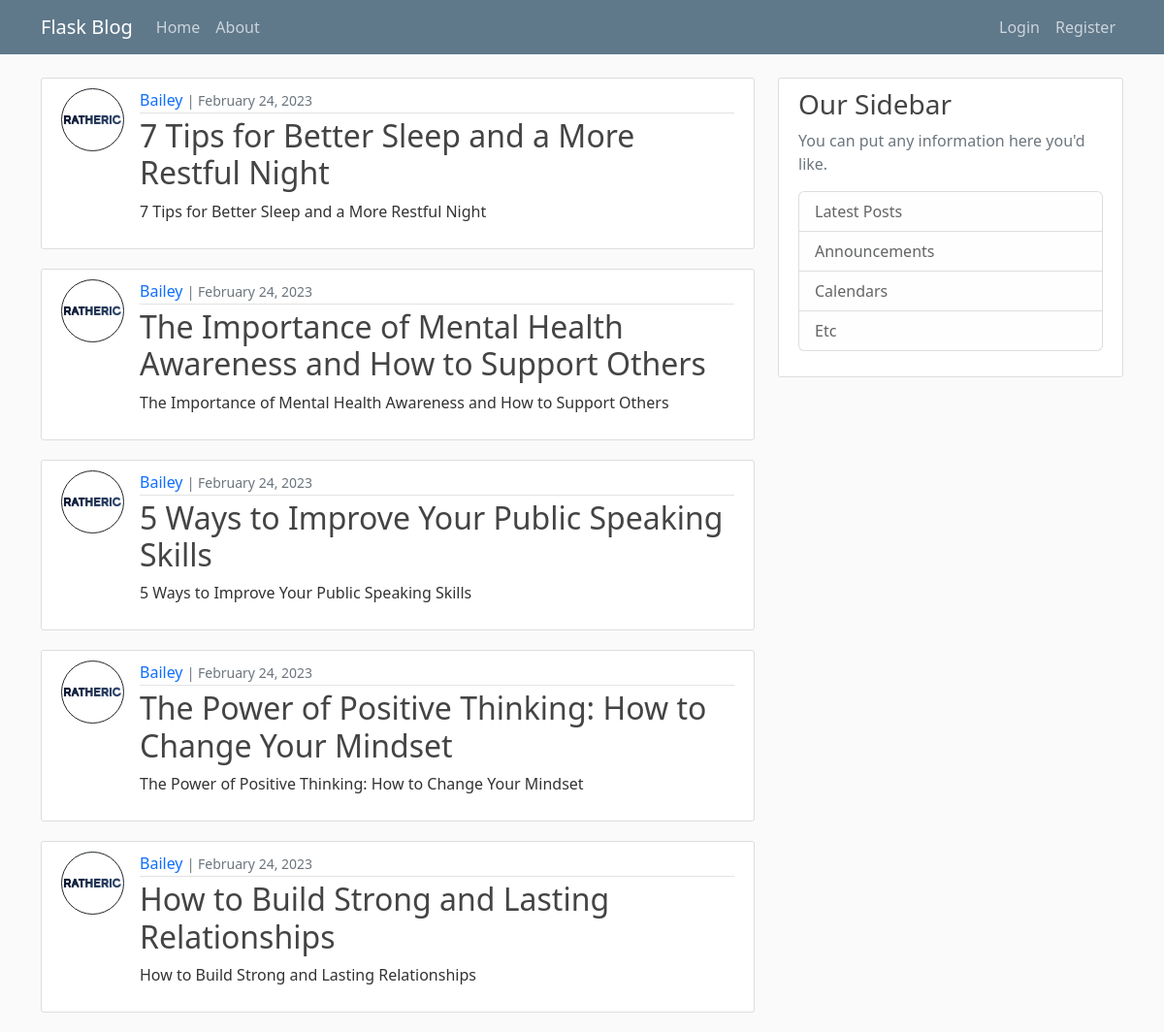
The page /home on the database its author committed.
### flaskblog/models.py (models this page shows, shortened)
class Post(db.Model):
    id = db.Column(db.Integer, primary_key=True)
    title = db.Column(db.String(100), nullable=False)
    date_posted = db.Column(db.DateTime, nullable=False, default=datetime.utcnow)
    content = db.Column(db.Text, nullable=False)
    user_id = db.Column(db.Integer, db.ForeignKey('user.id'), nullable=False)

class User(db.Model, UserMixin):
    id = db.Column(db.Integer, primary_key=True)
    username = db.Column(db.String(20), unique=True, nullable=False)
    email = db.Column(db.String(120), unique=True, nullable=False)
    image_file = db.Column(db.String(20), nullable=False, default='default.png')
    password = db.Column(db.String(60), nullable=False)
    posts = db.relationship('Post', backref='author', lazy=True)

### flaskblog/routes.py (the view)
@app.route("/")
@app.route("/home")
def home():
    page = request.args.get('page', 1, type=int)
    posts = Post.query.order_by(Post.date_posted.desc()).paginate(page=page, per_page=5)
    return render_template('home.html', posts=posts)

### flaskblog/templates/home.html
{% extends "layout.html" %}
{% block content %}
    {% for post in posts %}
        <article class="d-flex media content-section">
            <img class="me-3 rounded-circle article-img border border-dark" src="{{ url_for('static', filename='profile_pics/' + post.author.image_file) }}">
            <div class="media-body">
                <div class="article-metadata">
                    <a class="author-link mr-2" href="#">{{ post.author.username }}</a>
                    <small class="text-muted">| {{ post.date_posted.strftime('%B %d, %Y') }}</small>
                </div>
                <h2><a class="article-title" href="{{ url_for('post', post_id=post.id) }}">{{ post.title }}</a></h2>
                <p class="article-content">{{ post.content }}</p>
            </div>
        </article>
    {% endfor %}
{% endblock content %}

### flaskblog/templates/layout.html (shortened to what this page needs)
<!DOCTYPE html>
<html lang="en">
    <head>
        <link rel="stylesheet" href="https://cdn.jsdelivr.net/npm/bootstrap@5.2.3/dist/css/bootstrap.min.css">
        <link rel="stylesheet" type="text/css" href="{{ url_for('static', filename='main.css') }}">
    </head>
    <body>
        <header class="site-header">
            <nav class="navbar navbar-expand-md navbar-dark bg-steel fixed-top">
                <div class="container">
                    <a class="navbar-brand mr-4" href="/">Flask Blog</a>
                    <div class="collapse navbar-collapse" id="navbarToggle">
                        <div class="navbar-nav mr-auto">
                            <a class="nav-item nav-link" href="{{ url_for('home') }}">Home</a>
                            <a class="nav-item nav-link" href="{{ url_for('about') }}">About</a>
                        </div>
                        {% if current_user.is_authenticated %}
                            <div class="navbar-nav ms-auto">
                                <a class="nav-item nav-link" href="{{ url_for('new_post') }}">New Post</a>
                                <a class="nav-item nav-link" href="{{ url_for('account') }}">{{ current_user.username }}</a>
                                <a class="nav-item nav-link" href="{{ url_for('logout') }}">Logout</a>
                            </div>
                        {% else %}
                            <div class="navbar-nav ms-auto">
                                <a class="nav-item nav-link" href="{{ url_for('login') }}">Login</a>
                                <a class="nav-item nav-link" href="{{ url_for('register') }}">Register</a>
                            </div>
                        {% endif %}
                    </div>
                </div>
            </nav>
        </header>
        <main role="main" class="container">
            <div class="row">
                <div class="col-md-8">
                    {% block content %}{% endblock %}
                </div>
                <div class="col-md-4">
                    <div class="content-section">
                        <h3>Our Sidebar</h3>
                        <p class="text-muted">You can put any information here you'd like.
                            <ul class="list-group">
                                <li class="list-group-item list-group-item-light">Latest Posts</li>
                                <li class="list-group-item list-group-item-light">Announcements</li>
                                <li class="list-group-item list-group-item-light">Calendars</li>
                                <li class="list-group-item list-group-item-light">Etc</li>
                            </ul>
                        </p>
                    </div>
                </div>
            </div>
        </main>
    </body>
</html>

### flaskblog/static/main.css (style rules this page uses)
body { background: #fafafa; color: #333333; margin-top: 5rem; }
a { text-decoration: none; }
h1, h2, h3, h4, h5, h6 { color: #444444; }
.bg-steel { background-color: #5f788a; }
.site-header .navbar-nav .nav-link { color: #cbd5db; }
.author-link { text-decoration: none; transition: 0.15s ease color; }
.content-section { background: #ffffff; padding: 10px 20px; border: 1px solid #dddddd; border-radius: 3px; margin-bottom: 20px; }
.article-title { color: #444444; text-decoration: none; transition: 0.15s ease color; }
.article-content { white-space: pre-line; }
.article-img { height: 65px; width: 65px; margin-right: 16px; }
.article-metadata { padding-bottom: 1px; margin-bottom: 4px; border-bottom: 1px solid #e3e3e3 }

### rows shown on the page
Post: image_file (picture), author.username "Bailey", date_posted "February 24, 2023", title "7 Tips for Better Sleep and a More Restful Night", content "7 Tips for Better Sleep and a More Restful Night"
Post: image_file (picture), author.username "Bailey", date_posted "February 24, 2023", title "The Importance of Mental Health Awareness and How to Support Others", content "The Importance of Mental Health Awareness and How to Support Others"
Post: image_file (picture), author.username "Bailey", date_posted "February 24, 2023", title "5 Ways to Improve Your Public Speaking Skills", content "5 Ways to Improve Your Public Speaking Skills"
Post: image_file (picture), author.username "Bailey", date_posted "February 24, 2023", title "The Power of Positive Thinking: How to Change Your Mindset", content "The Power of Positive Thinking: How to Change Your Mindset"
Post: image_file (picture), author.username "Bailey", date_posted "February 24, 2023", title "How to Build Strong and Lasting Relationships", content "How to Build Strong and Lasting Relationships"
